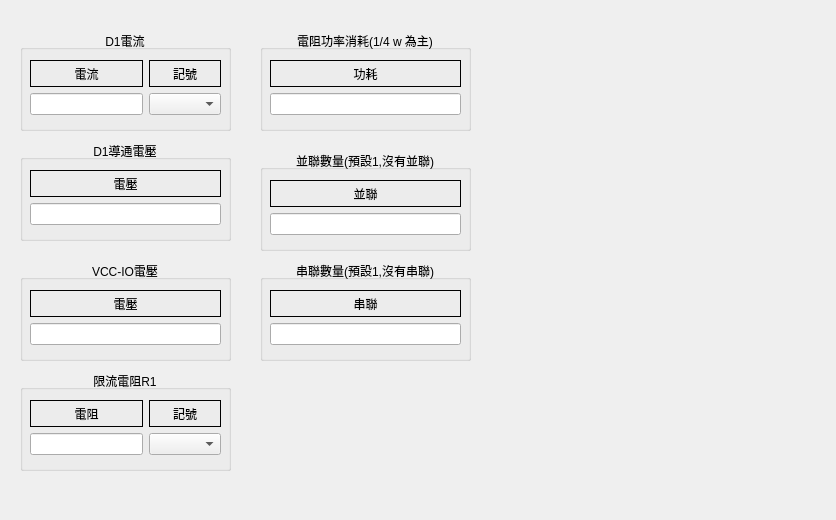
<?xml version="1.0" encoding="UTF-8"?>
<ui version="4.0">
 <class>LED_current_limit</class>
 <widget class="QWidget" name="LED_current_limit">
  <property name="geometry">
   <rect>
    <x>0</x>
    <y>0</y>
    <width>836</width>
    <height>520</height>
   </rect>
  </property>
  <property name="windowTitle">
   <string>Form</string>
  </property>
  <widget class="QGroupBox" name="groupBox_15">
   <property name="geometry">
    <rect>
     <x>260</x>
     <y>30</y>
     <width>211</width>
     <height>101</height>
    </rect>
   </property>
   <property name="title">
    <string>電阻功率消耗(1/4 w 為主)</string>
   </property>
   <property name="alignment">
    <set>Qt::AlignmentFlag::AlignCenter</set>
   </property>
   <widget class="QWidget" name="layoutWidget_16">
    <property name="geometry">
     <rect>
      <x>10</x>
      <y>30</y>
      <width>191</width>
      <height>55</height>
     </rect>
    </property>
    <layout class="QGridLayout" name="gridLayout_18">
     <item row="1" column="0">
      <widget class="QLineEdit" name="W_Input_lineEdit"/>
     </item>
     <item row="0" column="0">
      <widget class="QLabel" name="label_30">
       <property name="frameShape">
        <enum>QFrame::Shape::Box</enum>
       </property>
       <property name="text">
        <string>功耗</string>
       </property>
       <property name="alignment">
        <set>Qt::AlignmentFlag::AlignCenter</set>
       </property>
      </widget>
     </item>
    </layout>
   </widget>
  </widget>
  <widget class="QGroupBox" name="groupBox_13">
   <property name="geometry">
    <rect>
     <x>20</x>
     <y>370</y>
     <width>211</width>
     <height>101</height>
    </rect>
   </property>
   <property name="title">
    <string>限流電阻R1</string>
   </property>
   <property name="alignment">
    <set>Qt::AlignmentFlag::AlignCenter</set>
   </property>
   <widget class="QWidget" name="layoutWidget_13">
    <property name="geometry">
     <rect>
      <x>10</x>
      <y>30</y>
      <width>191</width>
      <height>55</height>
     </rect>
    </property>
    <layout class="QGridLayout" name="gridLayout_15">
     <item row="1" column="0">
      <widget class="QLineEdit" name="limit_Input_lineEdit"/>
     </item>
     <item row="0" column="0">
      <widget class="QLabel" name="label_25">
       <property name="frameShape">
        <enum>QFrame::Shape::Box</enum>
       </property>
       <property name="text">
        <string>電阻</string>
       </property>
       <property name="alignment">
        <set>Qt::AlignmentFlag::AlignCenter</set>
       </property>
      </widget>
     </item>
     <item row="0" column="1">
      <widget class="QLabel" name="label_26">
       <property name="frameShape">
        <enum>QFrame::Shape::Box</enum>
       </property>
       <property name="text">
        <string>記號</string>
       </property>
       <property name="alignment">
        <set>Qt::AlignmentFlag::AlignCenter</set>
       </property>
      </widget>
     </item>
     <item row="1" column="1">
      <widget class="QComboBox" name="limit_Input_comboBox"/>
     </item>
    </layout>
   </widget>
  </widget>
  <widget class="QLabel" name="label_13">
   <property name="geometry">
    <rect>
     <x>510</x>
     <y>10</y>
     <width>301</width>
     <height>451</height>
    </rect>
   </property>
   <property name="text">
    <string/>
   </property>
   <property name="pixmap">
    <pixmap resource="Scientific_computing.qrc">:/LED.bmp</pixmap>
   </property>
  </widget>
  <widget class="QGroupBox" name="groupBox_14">
   <property name="geometry">
    <rect>
     <x>20</x>
     <y>140</y>
     <width>211</width>
     <height>101</height>
    </rect>
   </property>
   <property name="title">
    <string>D1導通電壓</string>
   </property>
   <property name="alignment">
    <set>Qt::AlignmentFlag::AlignCenter</set>
   </property>
   <widget class="QWidget" name="layoutWidget_14">
    <property name="geometry">
     <rect>
      <x>10</x>
      <y>30</y>
      <width>191</width>
      <height>55</height>
     </rect>
    </property>
    <layout class="QGridLayout" name="gridLayout_16">
     <item row="1" column="0">
      <widget class="QLineEdit" name="VD_Input_lineEdit"/>
     </item>
     <item row="0" column="0">
      <widget class="QLabel" name="label_27">
       <property name="frameShape">
        <enum>QFrame::Shape::Box</enum>
       </property>
       <property name="text">
        <string>電壓</string>
       </property>
       <property name="alignment">
        <set>Qt::AlignmentFlag::AlignCenter</set>
       </property>
      </widget>
     </item>
    </layout>
   </widget>
  </widget>
  <widget class="QGroupBox" name="groupBox_16">
   <property name="geometry">
    <rect>
     <x>260</x>
     <y>150</y>
     <width>211</width>
     <height>101</height>
    </rect>
   </property>
   <property name="title">
    <string>並聯數量(預設1,沒有並聯)</string>
   </property>
   <property name="alignment">
    <set>Qt::AlignmentFlag::AlignCenter</set>
   </property>
   <widget class="QWidget" name="layoutWidget_17">
    <property name="geometry">
     <rect>
      <x>10</x>
      <y>30</y>
      <width>191</width>
      <height>55</height>
     </rect>
    </property>
    <layout class="QGridLayout" name="gridLayout_19">
     <item row="1" column="0">
      <widget class="QLineEdit" name="Parallel_Input_lineEdit"/>
     </item>
     <item row="0" column="0">
      <widget class="QLabel" name="label_31">
       <property name="frameShape">
        <enum>QFrame::Shape::Box</enum>
       </property>
       <property name="text">
        <string>並聯</string>
       </property>
       <property name="alignment">
        <set>Qt::AlignmentFlag::AlignCenter</set>
       </property>
      </widget>
     </item>
    </layout>
   </widget>
  </widget>
  <widget class="QGroupBox" name="groupBox_12">
   <property name="geometry">
    <rect>
     <x>20</x>
     <y>260</y>
     <width>211</width>
     <height>101</height>
    </rect>
   </property>
   <property name="title">
    <string>VCC-IO電壓</string>
   </property>
   <property name="alignment">
    <set>Qt::AlignmentFlag::AlignCenter</set>
   </property>
   <widget class="QWidget" name="layoutWidget_12">
    <property name="geometry">
     <rect>
      <x>10</x>
      <y>30</y>
      <width>191</width>
      <height>55</height>
     </rect>
    </property>
    <layout class="QGridLayout" name="gridLayout_14">
     <item row="1" column="0">
      <widget class="QLineEdit" name="VCCIO_Input_lineEdit"/>
     </item>
     <item row="0" column="0">
      <widget class="QLabel" name="label_24">
       <property name="frameShape">
        <enum>QFrame::Shape::Box</enum>
       </property>
       <property name="text">
        <string>電壓</string>
       </property>
       <property name="alignment">
        <set>Qt::AlignmentFlag::AlignCenter</set>
       </property>
      </widget>
     </item>
    </layout>
   </widget>
  </widget>
  <widget class="QGroupBox" name="groupBox_11">
   <property name="geometry">
    <rect>
     <x>20</x>
     <y>30</y>
     <width>211</width>
     <height>101</height>
    </rect>
   </property>
   <property name="title">
    <string>D1電流</string>
   </property>
   <property name="alignment">
    <set>Qt::AlignmentFlag::AlignCenter</set>
   </property>
   <widget class="QWidget" name="layoutWidget_11">
    <property name="geometry">
     <rect>
      <x>10</x>
      <y>30</y>
      <width>191</width>
      <height>55</height>
     </rect>
    </property>
    <layout class="QGridLayout" name="gridLayout_13">
     <item row="1" column="0">
      <widget class="QLineEdit" name="D1_Input_lineEdit"/>
     </item>
     <item row="0" column="0">
      <widget class="QLabel" name="label_21">
       <property name="frameShape">
        <enum>QFrame::Shape::Box</enum>
       </property>
       <property name="text">
        <string>電流</string>
       </property>
       <property name="alignment">
        <set>Qt::AlignmentFlag::AlignCenter</set>
       </property>
      </widget>
     </item>
     <item row="0" column="1">
      <widget class="QLabel" name="label_23">
       <property name="frameShape">
        <enum>QFrame::Shape::Box</enum>
       </property>
       <property name="text">
        <string>記號</string>
       </property>
       <property name="alignment">
        <set>Qt::AlignmentFlag::AlignCenter</set>
       </property>
      </widget>
     </item>
     <item row="1" column="1">
      <widget class="QComboBox" name="D1_input_comboBox"/>
     </item>
    </layout>
   </widget>
  </widget>
  <widget class="QGroupBox" name="groupBox_17">
   <property name="geometry">
    <rect>
     <x>260</x>
     <y>260</y>
     <width>211</width>
     <height>101</height>
    </rect>
   </property>
   <property name="title">
    <string>串聯數量(預設1,沒有串聯)</string>
   </property>
   <property name="alignment">
    <set>Qt::AlignmentFlag::AlignCenter</set>
   </property>
   <widget class="QWidget" name="layoutWidget_18">
    <property name="geometry">
     <rect>
      <x>10</x>
      <y>30</y>
      <width>191</width>
      <height>55</height>
     </rect>
    </property>
    <layout class="QGridLayout" name="gridLayout_20">
     <item row="1" column="0">
      <widget class="QLineEdit" name="Series_Input_lineEdit"/>
     </item>
     <item row="0" column="0">
      <widget class="QLabel" name="label_32">
       <property name="frameShape">
        <enum>QFrame::Shape::Box</enum>
       </property>
       <property name="text">
        <string>串聯</string>
       </property>
       <property name="alignment">
        <set>Qt::AlignmentFlag::AlignCenter</set>
       </property>
      </widget>
     </item>
    </layout>
   </widget>
  </widget>
 </widget>
 <resources>
  <include location="Scientific_computing.qrc"/>
 </resources>
 <connections/>
</ui>
